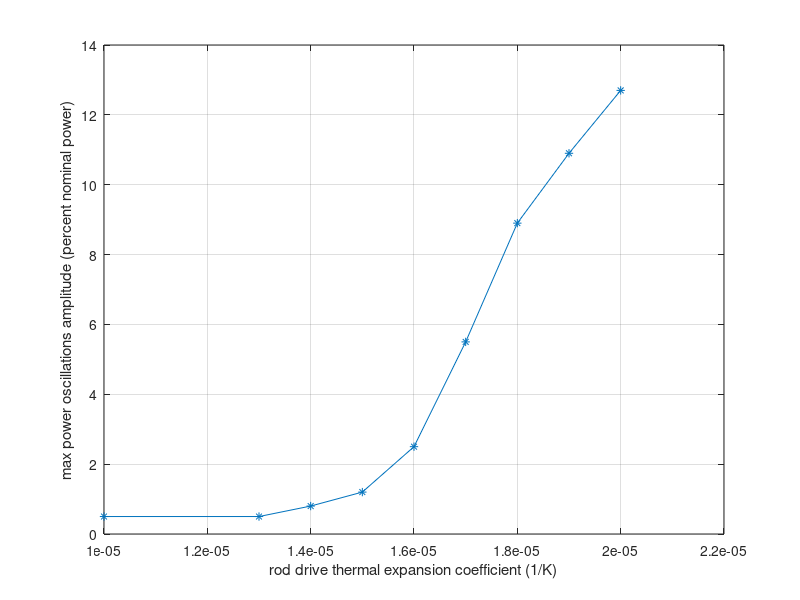

Write the MATLAB code that produced this figure.
alpha = 1E-5*[1 1.3 1.4 1.5 1.6 1.7 1.8 1.9 2];
oscillationAmplitude = 100*[0.005 0.005 0.008 0.012 0.025 0.055 0.089 0.109 0.127]; %max amplitude of the power oscillations, normalized

plot(alpha, oscillationAmplitude,'*-');
xlabel('rod drive thermal expansion coefficient (1/K)');
ylabel('max power oscillations amplitude (percent nominal power)');
grid on;